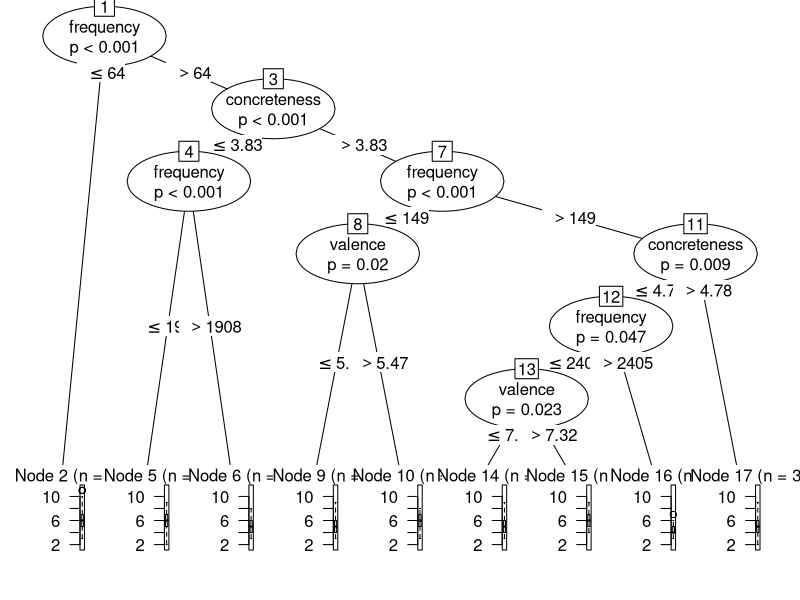
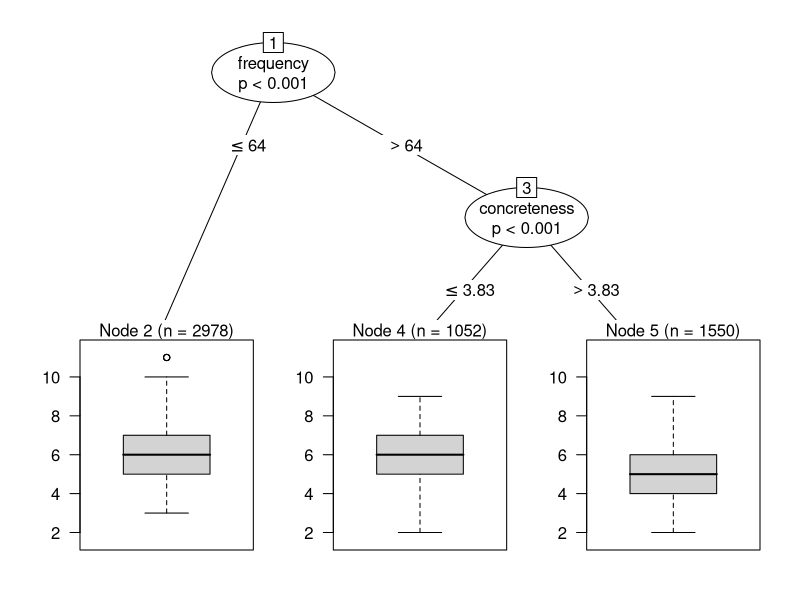
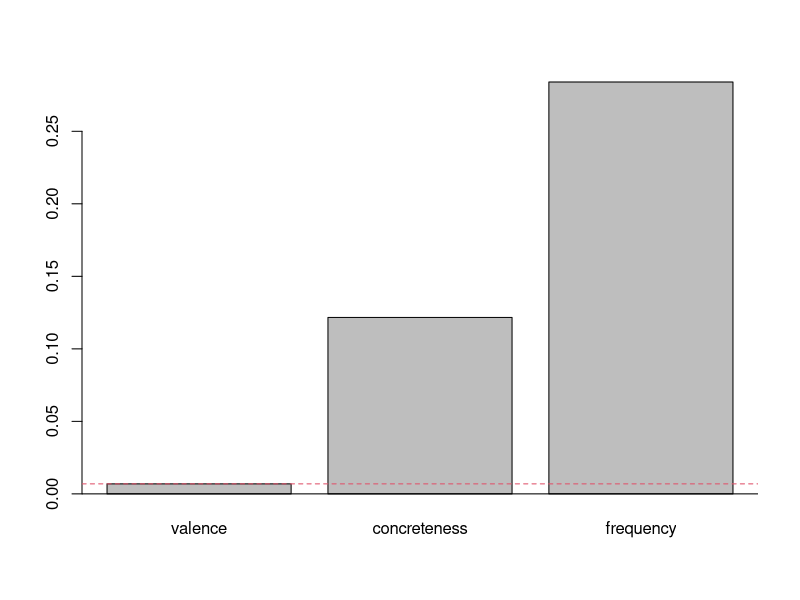

Source code (R) for these figures, in order:
library(party)
library(lattice)

# Set the working directory (will be different for you)
setwd("~/Documents/Teaching/QMSS2017/gitfiles/qmss-2017/FindingPatterns/analysis/")

# Load the word data
d = read.csv("../data/wordData.csv", stringsAsFactors = F)

# Pick some variables to look at
# (choose 4-5, so that the program runs quickly)
myVars = c("length","frequency",'valence','concreteness')

# Take out first two columns (X and word)
d = d[,myVars]

# Make a ctree predicting length by all other variables (the . represents all other variables)
tree = ctree(length ~ ., data=d)
plot(tree)

# It's quite complicated!  And hard to read on a graph.
# We can look at the tree directly:

tree@tree

#Let's restrict the maximum depth of the tree to 2.  We use ctree_control():

tree2 = ctree(length ~ ., data=d,
             control=ctree_control(maxdepth = 2))
plot(tree2, terminal_panel=node_boxplot)

# There are other things you can change in ctree_control(), such as 'mincriterion', which controls the p-value cutoff where the tree will stop growing.  If you lower this value, you'll get more tree, but the splits will be less reliable.


# Random Forests:

# Let's set some parameters for the Random Forest.  We want to use 3 predictors in each random tree, with 100 trees in total.
# The first choice is limited by the number of variables in our dataset, but the rule of thumb is to use 5 if possible.
# The number of trees should be bigger (like 1000), but we'll just set it to be 100 so it runs quickly
forestControl = cforest_control(
  mtry = 3, # number of predictor variables in each tree
  ntree = 100) # Number of trees to run)

# Calculate the forest
forest = cforest(length~ ., data=d,
                 control = forestControl)

# Now we work out the importance measures.
# For real analyses, we should set conditional=TRUE
# This will calculate importance measures as indpendent from other variables.  But this can take some time, so for now we just set it to FALSE
d.varimp <- varimp(forest, conditional=FALSE)

# Plot the importance
# The values are relative, so bigger values are more important variables.
# The rule of thumb is to work out a cutoff for 'important' and 'not important variables.  Important variables should have values bigger than the absolute smallest value.
# e.g. if the smallest value is -0.5, then important values will be > +0.5.

barplot(sort(d.varimp))
abline(h=0)
abline(h=min(abs(d.varimp)), lty=2,col=2)
abline(h=-min(abs(d.varimp)), lty=2, col=2)
